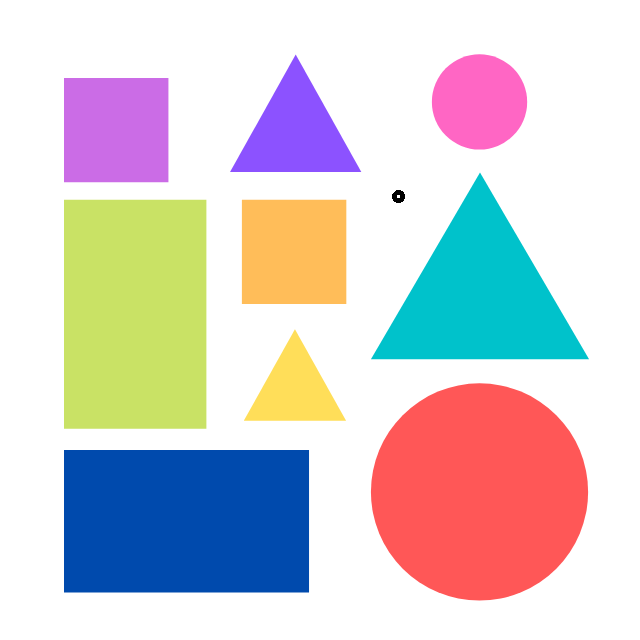
//> input picture Resources/shapes.png, 640 x 640 px
$ ./Readimage   (built with g++ and OpenCV 4)
//> lines starting //> are read from the running program, lines starting //| are printed output that depends on the picture
#include <opencv2/imgcodecs.hpp>
#include <opencv2/highgui.hpp>
#include <opencv2/imgcodecs.hpp>
#include "opencv2/opencv.hpp"
#include<iostream>

using namespace std;
using namespace cv;


void Showimage(){

    string path = "/home/afaraarge/Masaüstü/OpenCV C++/Resources/shapes.png";

    Mat img=imread(path);
//> img is the input picture: 640 rows x 640 cols, CV_8UC3; mean B, G, R 209.9, 207, 212.7
    Mat rgbChanels[3];


    split(img,rgbChanels);
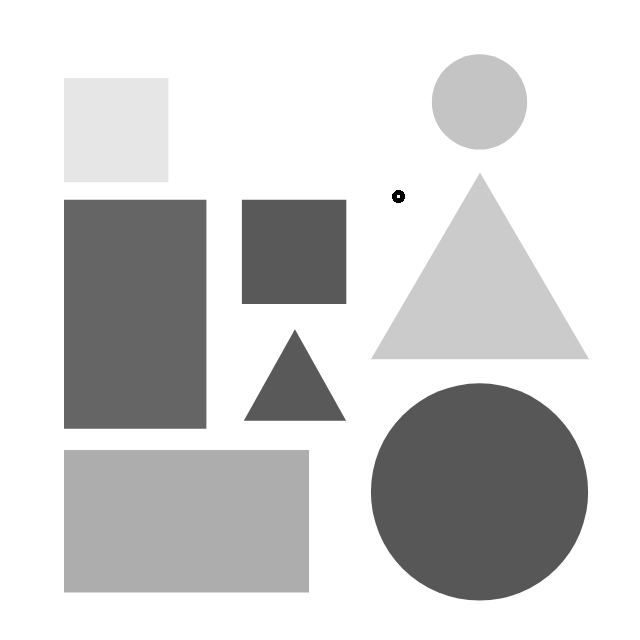
//> rgbChanels[0]: 640 rows x 640 cols, CV_8UC1; min 0, max 255, mean 209.9
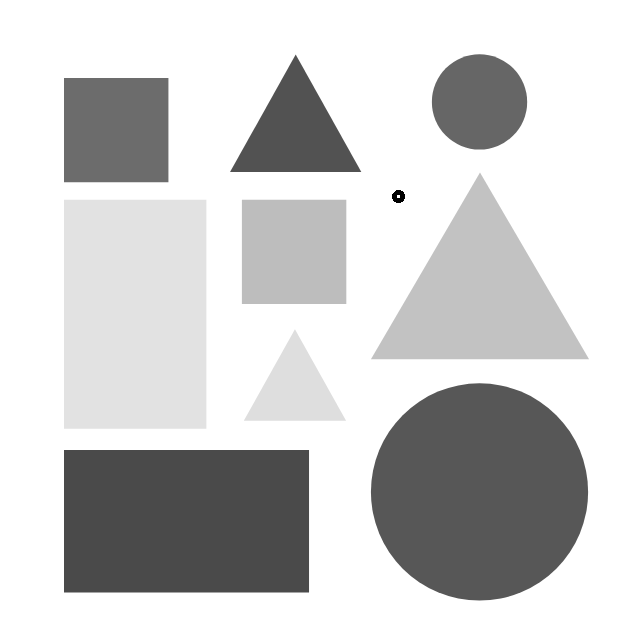
//> rgbChanels[1]: 640 rows x 640 cols, CV_8UC1; min 0, max 255, mean 207
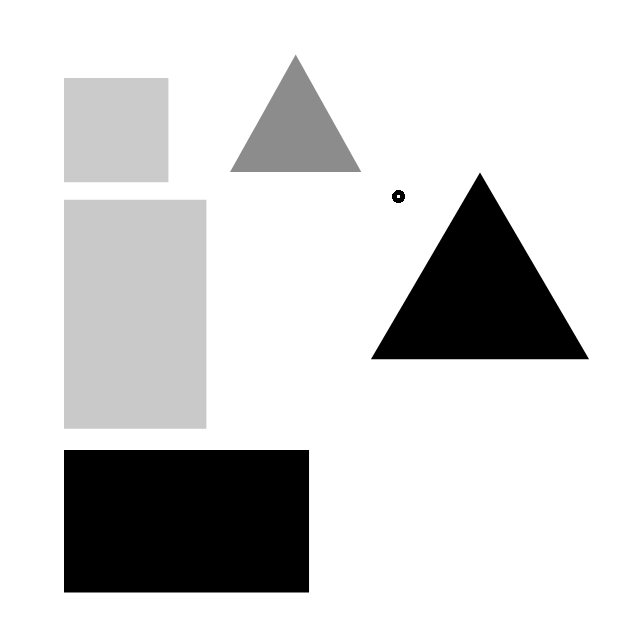
//> rgbChanels[2]: 640 rows x 640 cols, CV_8UC1; min 0, max 255, mean 212.7

    vector<Mat> kanallar;

    kanallar.push_back(rgbChanels[0]);
    kanallar.push_back(rgbChanels[1]);
    kanallar.push_back(rgbChanels[2]);

    merge(kanallar,img);
    imshow("son",img);

    waitKey(0);

}


int main(){

    Showimage();


}
